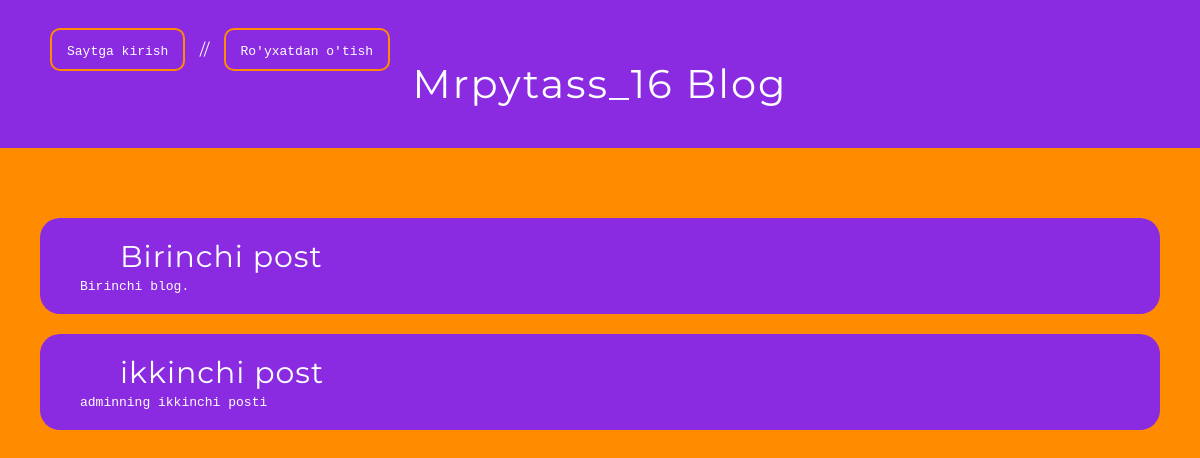
The app's page /, older data.
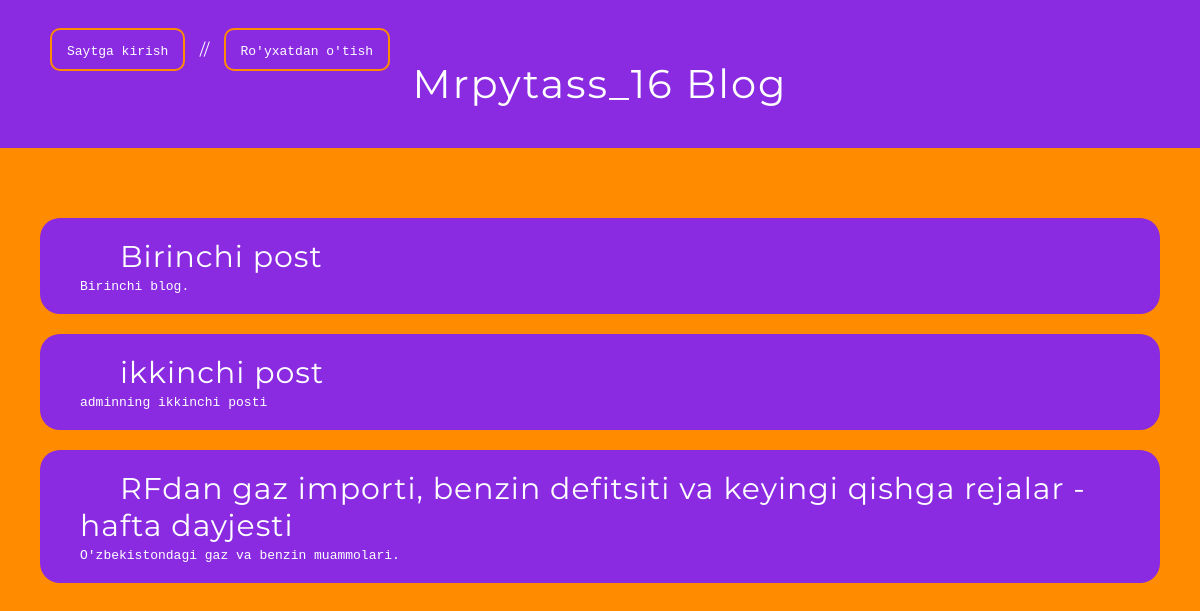
The same page, newer data.
### BlogApp/models.py (models this page shows, shortened)
class Post(models.Model):
    title = models.CharField(max_length=150)
    author = models.ForeignKey(
        'auth.User',
        on_delete=models.CASCADE
    )
    text = models.TextField()
    short_info = models.CharField(max_length=100)

### BlogApp/views.py (the view)
# urls.py: path('', All_Post_Show_View.as_view(), name='all_post_page'),
class All_Post_Show_View(ListView):
    model = Post
    template_name = 'all_post_view.html'

### template/all_post_view.html
{% extends 'base.html' %}
{% block content %}
    {% for post in object_list %}
        <div class="post">
            <h2><a href="{% url 'only_post' post.pk %}">{{ post.title }}</a></h2>
            <p><code>{{ post.short_info }}</code></p>
        </div>
    {% endfor %}
{% endblock content %}

### template/base.html (shortened to what this page needs)
{% load static %}
<!DOCTYPE html>
<html lang="en">
    <head>
        <link rel="stylesheet" href="{% static 'css/base.css' %}">
    </head>
    <body>
        <header class="header-blog">
            {% if user.is_authenticated %}
                <div class="in_site">
                    <span><code>Xush kelibsiz {{user.username}}</code></span> //
                    <span class="in_site_span"><code><a href="{% url 'logout' %}">Saytdan chiqish</a></code></span>
                </div>
            {% else %}
                <div class="out_site">
                    <span class="out_site_span"><code><a href="{% url 'login' %}">Saytga kirish</a></code></span> //
                    <span class="out_site_span"><code><a href="{% url 'sign_up_page' %}">Ro'yxatdan o'tish</a></code></span>
                </div>
            {% endif %}
            <h2><a href="{% url 'all_post_page' %}">Mrpytass_16 Blog</a></h2>
        </header>
        <div class="All_posts">
            {% block content %}
            {% endblock content %}
        </div>
    </body>
</html>

### static/css/base.css (style rules this page uses)
* { margin: 0; padding: 0; box-sizing: border-box; }
body { font-family: 'Montserrat', sans-serif; background-color:darkorange; }
.header-blog .in_site, .out_site { text-align: left; color: white }
.header-blog .in_site_span a, .header-blog span a { color: white; text-decoration: none; }
.header-blog .in_site_span, .header-blog .out_site_span { border: 2px darkorange solid; padding: 10px 15px; border-radius: 10px; margin: 0 10px; }
.header-blog { background-color: blueviolet; text-align: center; padding: 40px; }
.header-blog h2 a { text-decoration: none; color: white; font-weight: 400; font-size: 40px; letter-spacing: 2px; }
.All_posts { margin: 50px 20px; padding: 20px; }
.post { margin-bottom: 20px; padding: 20px 40px; background-color:blueviolet; border-radius: 20px; color: white; }
.post h2 a { text-decoration: none; font-weight: 400; font-size: 30px; color: white; margin-left: 40px; letter-spacing: 1px; }

Row changes from the older to the newer data that the page shows:
added Post: title "RFdan gaz importi, benzin defitsiti va keyingi qishga rejalar - hafta dayjesti", short_info "O'zbekistondagi gaz va benzin muammolari."
